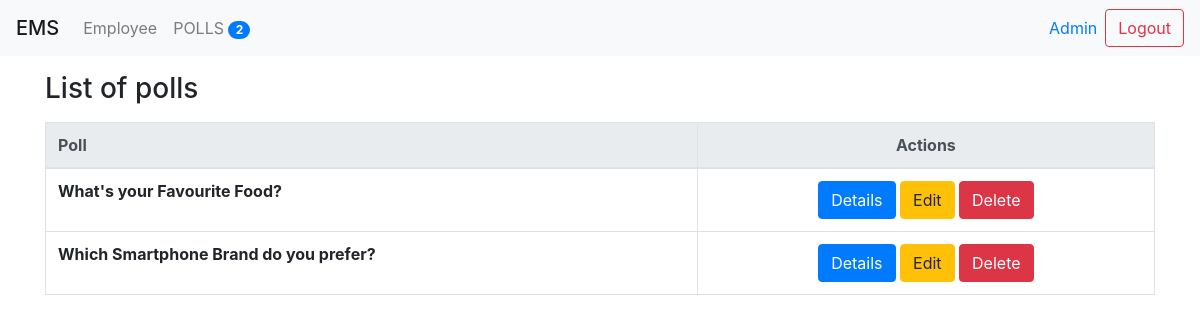
/polls/list/ (signed in), run on an earlier commit of the app's database.
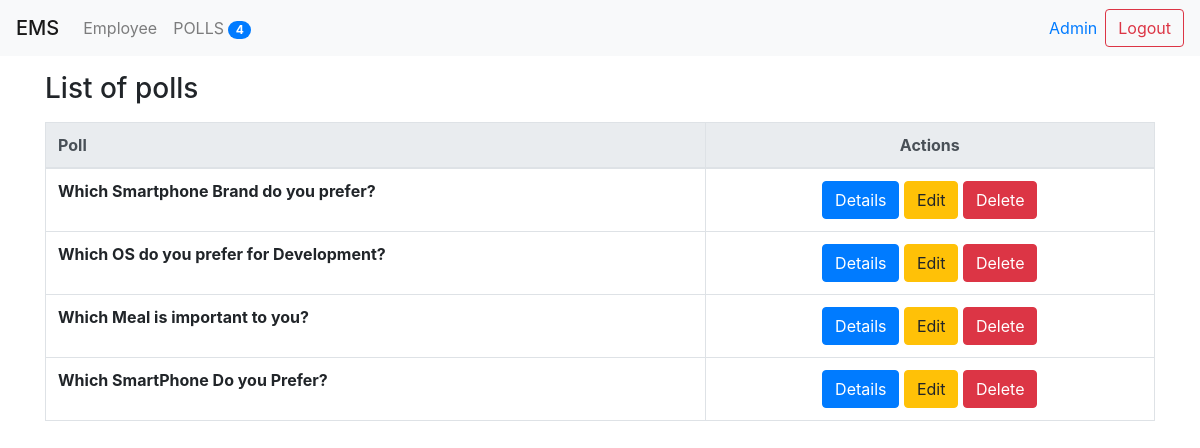
And on a later commit of the database.
### poll/models.py (models this page shows, shortened)
class Question(models.Model):
    title = models.TextField(null = True, blank=True)
    status = models.CharField(default = "inactive", max_length = 10)
    start_date = models.DateTimeField(null = True, blank = True)
    end_date = models.DateTimeField(null = True, blank = True)
    created_by = models.ForeignKey(User, null = True, blank = True, on_delete = models.CASCADE)
    created_at = models.DateTimeField(auto_now_add = True)
    updated_at = models.DateTimeField(auto_now = True)

### poll/views.py (the view)
# urls.py: path('list/', index, name = 'polls_list'),
@login_required(login_url="/login/")
def index(request):
    questions = Question.objects.all()
    context = {}
    context['title'] = 'polls'
    context['questions'] = questions
    return render(request, 'polls/index.html', context)

### poll/context_processors.py (called while the page is built)
def polls_count(request):
    count = Question.objects.count()
    return {'polls_count': count}

### poll/templatetags/poll_extras.py (called while the page is built)
def upper(value):
    return value.upper()

### ems/templates/polls/index.html (shortened to what this page needs)
{% extends 'base.html' %}
{% block content %}
    <p>
        <h3>List of {{title}}</h3>
    </p>
    <div class="table-responsive-sm">
        {% if questions %}
            <table class="table table-bordered">
                <thead class="thead-light">
                    <tr>
                        <th>Poll</th>
                        <th class="text-center">Actions</th>
                    </tr>
                </thead>
                <tbody>
                {% for question in questions %}
                    <tr>
                        <th scope="row">
                            {{question.title}}
                        <td class="text-center">
                            <a class="btn btn-primary" href="{%  url 'poll_details' question.id %}">Details</a>
                            <a class="btn btn-warning" href="{%  url 'poll_edit' question.id %}">Edit</a>
                            <a class="btn btn-danger" href="{%  url 'poll_delete' question.id %}">Delete</a>
                        </td>
                    </tr>
                {% endfor %}
                </tbody>
                </table>
        {% else %}
            <p>There is no question available.</p>
        {% endif %}
    </div>
{% endblock content %}

### ems/templates/base.html (shortened to what this page needs)
{% load static %}
<html>
    <head>
        <link rel="stylesheet" href="https://maxcdn.bootstrapcdn.com/bootstrap/4.0.0/css/bootstrap.min.css">
        <link rel="stylesheet" href="{% static 'css/custom.css' %}">
    </head>
    <body>
        {% include 'header.html'  %}
        <div class="container">
            {% block content %}
            {% endblock content %}
        </div>
    </body>
</html>

### ems/templates/header.html (shortened to what this page needs)
{% load poll_extras %}
<div class="navbar navbar-expand-lg navbar-light bg-light">
    <span class="navbar-brand mb-0 h1">EMS</span>
    <div class="collapse navbar-collapse" id="navbarNav">
        <ul class="navbar-nav">
            <li class="nav-item">
                <a class="nav-link" href="{% url 'employee_list' %}">
                    {{"employee" | capfirst}}
                </a>
            </li>
            <li class="nav-item">
                <a class="nav-link" href="{% url 'polls_list' %}">
                    {{"Polls" | upper}}
                    <span class="badge badge-primary badge-pill ">{{ polls_count }}</span>
                </a>
            </li>
        </ul>
    </div>
    <form class="form-inline my-2 my-lg-0" method="POST" action="{% url 'user_logout' %}">
        <a href="{% url 'my_profile' %}">
            <span class="mr-sm-2">{{request.user.first_name}}</span>
        </a>
        <input type="submit" class="btn btn-outline-danger my-2 my-sm-0" value="Logout">
    </form>
</div>

What changed in the data, as far as the page shows it:
removed Question: title "What's your Favourite Food?"
added Question: title "Which OS do you prefer for Development?"
added Question: title "Which Meal is important to you?"
added Question: title "Which SmartPhone Do you Prefer?"
Also different on the page:
{{ polls_count }}: "2" → "4"
